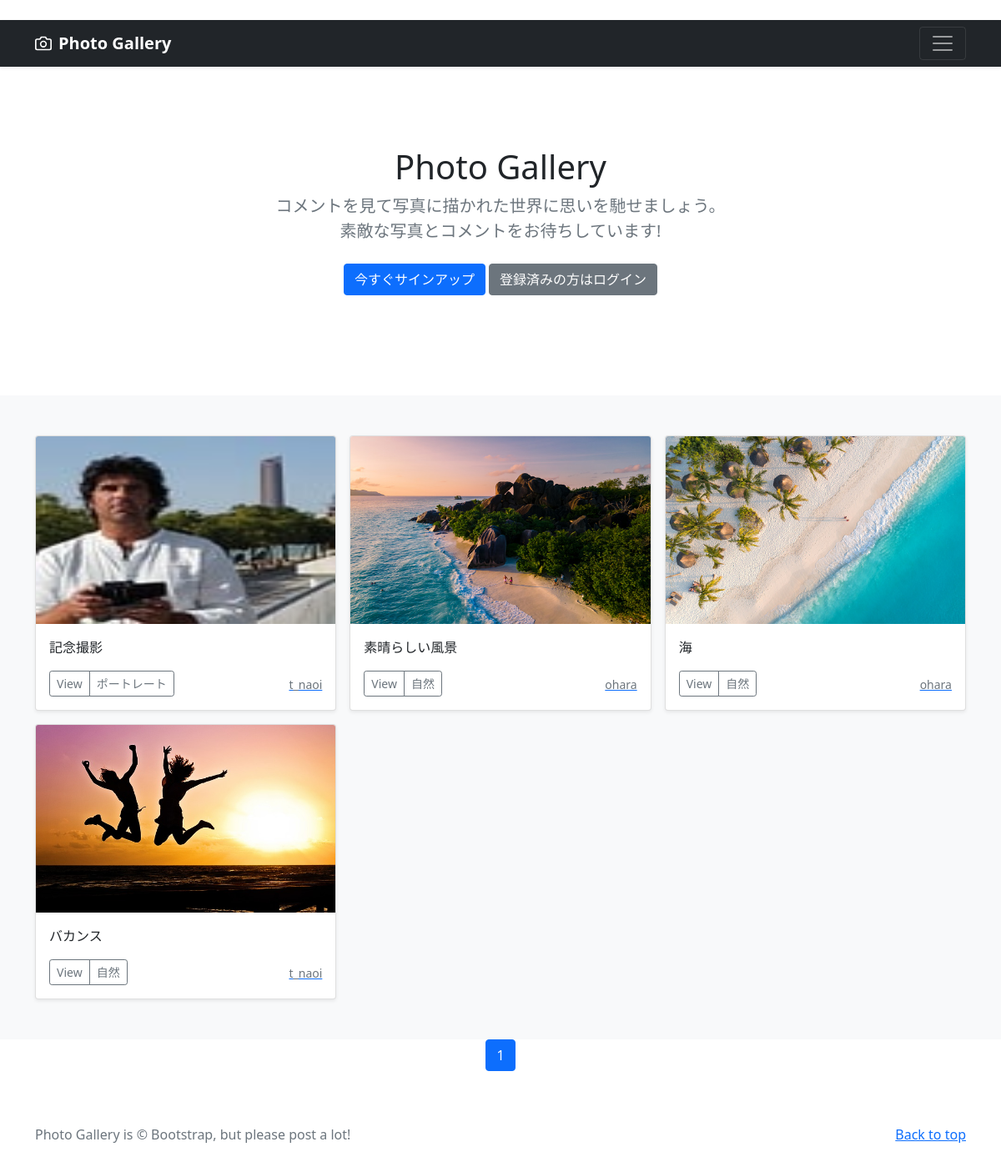
The page / on the database its author committed.
### photo/models.py (models this page shows, shortened)
class PhotoPost(models.Model):
    user = models.ForeignKey(
        CustomUser,
        verbose_name='ユーザー',
        on_delete=models.CASCADE
        )
    category = models.ForeignKey(
        Category,
        verbose_name='カテゴリ',
        on_delete=models.PROTECT
        )
    title = models.CharField(
        verbose_name='タイトル', # フィールドのタイトル
        max_length=200        # 最大文字数は200
        )
    comment = models.TextField(
        verbose_name='コメント',  # フィールドのタイトル
        )
    image1 = models.ImageField(
        verbose_name='イメージ1',# フィールドのタイトル
        upload_to = 'photos'   # MEDIA_ROOT以下のphotosにファイルを保存
        )
    image2 = models.ImageField(
        verbose_name='イメージ2',# フィールドのタイトル
        upload_to = 'photos',  # MEDIA_ROOT以下のphotosにファイルを保存
        blank=True,            # フィールド値の設定は必須でない
        null=True              # データベースにnullが保存されることを許容
        )
    posted_at = models.DateTimeField(
        verbose_name='投稿日時', # フィールドのタイトル
        auto_now_add=True       # 日時を自動追加
        )

class Category(models.Model):
    title = models.CharField(
        verbose_name='カテゴリ', # フィールドのタイトル
        max_length=20)

### accounts/models.py (models this page shows)
class CustomUser(AbstractUser):
    pass

### photo/views.py (the view)
# urls.py: path('', views.IndexView.as_view(), name='index'),
class IndexView(ListView):
    template_name ='index.html'
    queryset = PhotoPost.objects.order_by('-posted_at')
    paginate_by = 9

### photo/templates/index.html (shortened to what this page needs)
{% extends 'base.html' %}
      {% block contents %}
      {% include "photos_title.html" %}
      {% include "photos_list.html" %}
      {% include "pagination.html" %}
      {% endblock %}

### photo/templates/photos_list.html (shortened to what this page needs)
<div class="album py-5 bg-light">
  <div class="container">
    <div class="row row-cols-1 row-cols-sm-2 row-cols-md-3 g-3">
      {% for record in object_list %}
      <div class="col">
        <div class="card shadow-sm">
          <img src="{{ record.image1.url }}"
               class="bd-placeholder-img card-img-top"
               width="100%" height="225"
               xmlns="http://www.w3.org/2000/svg"
               role="img" aria-label="Placeholder: Thumbnail"
               preserveAspectRatio="xMidYMid slice"
               focusable="false">
               <rect width="100%" height="100%" fill="#55595c"/>
          <div class="card-body">
            <p class="card-text">
              {{record.title}}
            </p>
            <div class="d-flex justify-content-between align-items-center">
              <div class="btn-group">
                <button type="button"
                        class="btn btn-sm btn-outline-secondary"
onclick="location.href='{% url 'photo:photo_detail' record.pk %}'">
                        View</button>
                <button type="button"
                        class="btn btn-sm btn-outline-secondary"
onclick="location.href='{% url 'photo:photos_cat' category=record.category.id %}'">
                        {{record.category.title}}</button>
              </div>
              <a href="{% url 'photo:user_list' user=record.user.id %}">
                <small class="text-muted">
                  {{record.user.username}}</small>
              </a>
            </div>
          </div>
        </div>
      </div>
      {% endfor %}
    </div>
  </div>
</div>

### photo/templates/base.html (style rules this page uses)
.bd-placeholder-img { font-size: 1.125rem; text-anchor: middle; -webkit-user-select: none; -moz-user-select: none; user-select: none; }

### rows shown on the page
PhotoPost: image1 (picture), title "記念撮影", category "ポートレート", user.username "t_naoi"
PhotoPost: image1 (picture), title "素晴らしい風景", category "自然", user.username "ohara"
PhotoPost: image1 (picture), title "海", category "自然", user.username "ohara"
PhotoPost: image1 (picture), title "バカンス", category "自然", user.username "t_naoi"

### other values the page prints
{{ num }} "1"
